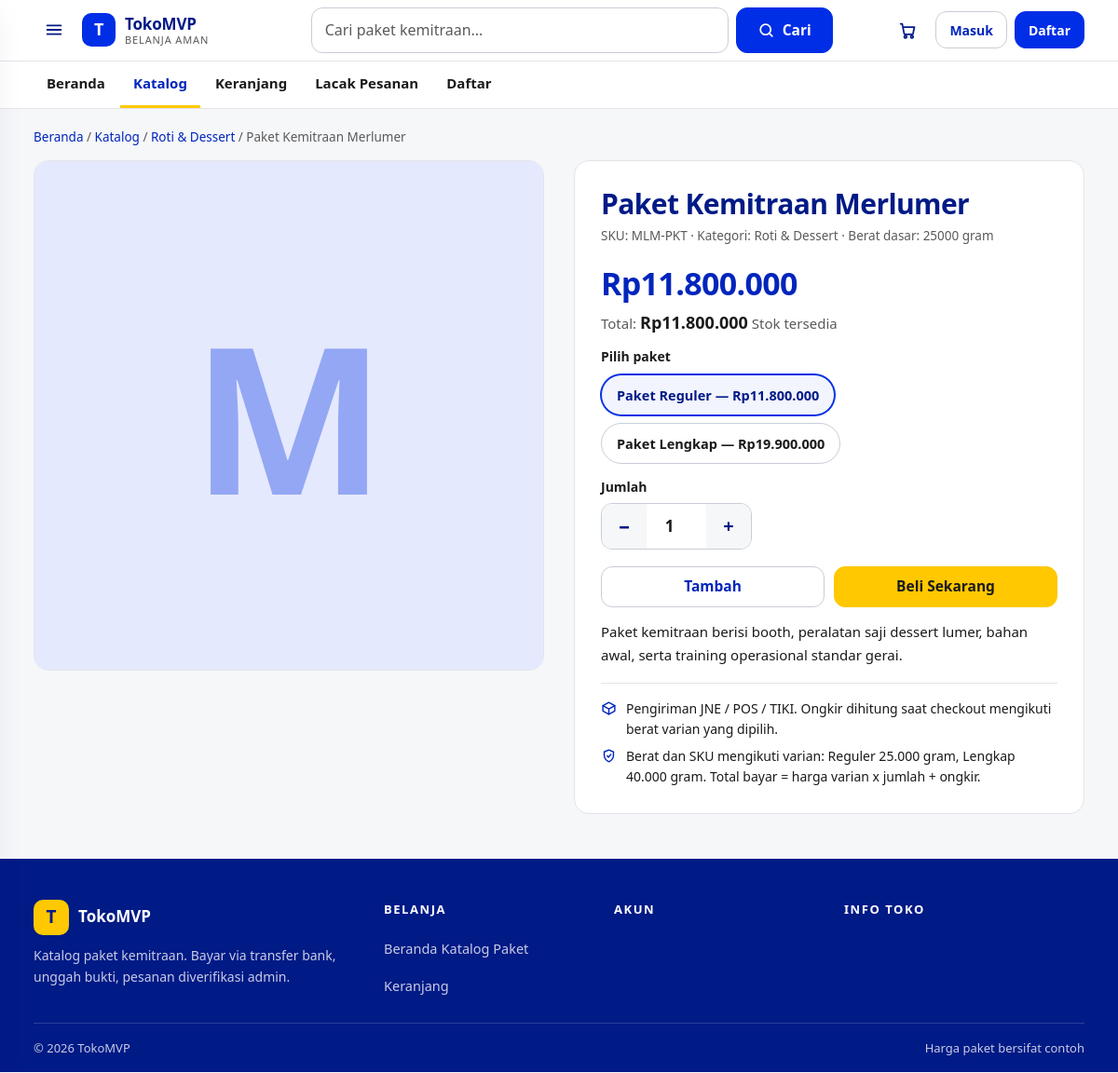
Page /products/paket-kemitraan-merlumer on the committed database.
### tables this page shows
CREATE TABLE products (
  id INT UNSIGNED AUTO_INCREMENT PRIMARY KEY,
  category_id INT UNSIGNED NULL,
  name VARCHAR(200) NOT NULL,
  slug VARCHAR(220) NOT NULL,
  sku VARCHAR(80) NOT NULL,
  description TEXT NULL,
  price INT UNSIGNED NOT NULL DEFAULT 0 COMMENT 'IDR, harga dasar',
  compare_price INT UNSIGNED NULL,
  weight_gram INT UNSIGNED NOT NULL DEFAULT 0,
  status ENUM('draft','published','archived') NOT NULL DEFAULT 'draft',
  created_at DATETIME NOT NULL DEFAULT CURRENT_TIMESTAMP,
  updated_at DATETIME NOT NULL DEFAULT CURRENT_TIMESTAMP ON UPDATE CURRENT_TIMESTAMP,
  UNIQUE KEY uq_products_slug (slug),
  UNIQUE KEY uq_products_sku (sku),
  KEY idx_products_status (status),
  KEY idx_products_cat (category_id),
  FULLTEXT KEY ft_products (name, description),
  CONSTRAINT fk_prod_cat FOREIGN KEY (category_id) REFERENCES categories(id) ON DELETE SET NULL
);

CREATE TABLE categories (
  id INT UNSIGNED AUTO_INCREMENT PRIMARY KEY,
  name VARCHAR(120) NOT NULL,
  slug VARCHAR(150) NOT NULL,
  parent_id INT UNSIGNED NULL,
  created_at DATETIME NOT NULL DEFAULT CURRENT_TIMESTAMP,
  UNIQUE KEY uq_cat_slug (slug),
  CONSTRAINT fk_cat_parent FOREIGN KEY (parent_id) REFERENCES categories(id) ON DELETE SET NULL
);

CREATE TABLE product_variants (
  id INT UNSIGNED AUTO_INCREMENT PRIMARY KEY,
  product_id INT UNSIGNED NOT NULL,
  name VARCHAR(120) NOT NULL,
  sku VARCHAR(80) NOT NULL,
  price INT UNSIGNED NOT NULL DEFAULT 0,
  stock INT NOT NULL DEFAULT 0,
  weight_gram INT UNSIGNED NOT NULL DEFAULT 0,
  low_stock_threshold INT NOT NULL DEFAULT 5,
  status ENUM('active','inactive') NOT NULL DEFAULT 'active',
  UNIQUE KEY uq_variant_sku (sku),
  KEY idx_variant_product (product_id),
  CONSTRAINT fk_var_product FOREIGN KEY (product_id) REFERENCES products(id) ON DELETE CASCADE
);

### app/Controllers/StoreController.php (called while the page is built, shortened)
<?php
class StoreController
{
    private array $config;
    public function __construct()
    {
        $this->config = require Database::configPath();
    }
    private function base(string $title, string $desc = ''): array
    {
        return [
            'title' => $title,
            'meta_desc' => $desc ?: 'Belanja produk berkualitas dengan pengiriman ke seluruh Indonesia.',
            'canonical' => $this->config['app']['site_url'] . ($_SERVER['REQUEST_URI'] ?? '/'),
            'user' => Auth::user(),
            'config' => $this->config,
            'flash_success' => \App\Core\Helpers::flash('success'),
            'flash_error' => \App\Core\Helpers::flash('error'),
        ];
    }
    public function product(array $p): void
    {
        $product = Product::findBySlug($p['slug'] ?? '');
        View::layout('store/product', $this->base($product['name'], mb_substr(strip_tags($product['description']), 0, 160)) + [
            'product' => $product,
        ]);
    }
}

### public/index.php (called while the page is built, shortened)
<?php
$appRoot = dirname(__DIR__) . '/app';
$configFile = $appRoot . '/Config/config.php';
if (!file_exists($configFile)) {
    $configFile = $appRoot . '/Config/config.example.php';
}
$config = require $configFile;
$debug = !empty($config['app']['debug']);
$logDir = dirname(__DIR__) . '/storage/logs';
$errorLog = $logDir . '/php-errors.log';
spl_autoload_register(function (string $class) use ($appRoot): void {
    $rel = str_replace('\\', '/', substr($class, 4)) . '.php';
    $file = $appRoot . '/' . $rel;
});
$router = new App\Core\Router();
$router->get('/', [StoreController::class, 'home']);
$router->get('/products', [StoreController::class, 'catalog']);
$router->get('/search', [StoreController::class, 'search']);
$router->get('/categories/{slug}', [StoreController::class, 'category']);
$router->get('/products/{slug}', [StoreController::class, 'product']);
$router->get('/sitemap.xml', [StoreController::class, 'sitemap']);
$router->get('/robots.txt', [StoreController::class, 'robots']);
$router->get('/cart', [CartController::class, 'show']);
$router->post('/cart/add', [CartController::class, 'add']);
$router->post('/cart/update', [CartController::class, 'update']);
$router->post('/cart/clear', [CartController::class, 'clear']);
$router->get('/login', [AuthController::class, 'showLogin']);
$router->post('/login', [AuthController::class, 'login']);
$router->get('/login/2fa', [AuthController::class, 'showTwoFa']);
$router->post('/login/2fa', [AuthController::class, 'verifyTwoFa']);
$router->get('/register', [AuthController::class, 'showRegister']);
$router->post('/register', [AuthController::class, 'register']);
$router->post('/logout', [AuthController::class, 'logout']);
$router->get('/forgot-password', [AuthController::class, 'showForgot']);
$router->post('/forgot-password', [AuthController::class, 'forgot']);
$router->get('/reset-password', [AuthController::class, 'showReset']);
$router->post('/reset-password', [AuthController::class, 'reset']);
$router->get('/checkout', [CheckoutController::class, 'show']);
$router->post('/checkout/address', [CheckoutController::class, 'saveAddress']);
$router->post('/checkout/place', [CheckoutController::class, 'place']);
$router->get('/api/destinations', [CheckoutController::class, 'destSearch']);
$router->get('/api/shipping-cost', [CheckoutController::class, 'shipCost']);
$router->post('/api/promo-check', [CheckoutController::class, 'promoCheck']);
$router->get('/orders/{code}/payment', [CheckoutController::class, 'paymentPage']);
$router->post('/orders/{code}/payment/proof', [CheckoutController::class, 'uploadProof']);
$router->get('/proof/{id}', [CheckoutController::class, 'serveProof']);
$router->get('/account/orders', [AccountController::class, 'orders']);
$router->get('/account/orders/{code}', [AccountController::class, 'orderDetail']);
$router->post('/account/orders/{code}/reorder', [AccountController::class, 'reorder']);
$router->post('/account/orders/{code}/cancel', [AccountController::class, 'cancel']);
$router->get('/account/orders/{code}/track', [AccountController::class, 'track']);
$router->get('/account/addresses', [AccountController::class, 'addresses']);
$router->get('/account/profile', [AccountController::class, 'profile']);
$router->post('/account/profile', [AccountController::class, 'updateProfile']);
$router->get('/account/2fa', [AccountController::class, 'twoFa']);
$router->post('/account/2fa/enable', [AccountController::class, 'enableTwoFa']);
$router->post('/account/2fa/disable', [AccountController::class, 'disableTwoFa']);
$router->get('/admin', [AdminController::class, 'dashboard']);
$router->get('/admin/products', [AdminController::class, 'products']);
$router->get('/admin/products/new', [AdminController::class, 'productForm']);
$router->get('/admin/products/{id}/edit', [AdminController::class, 'productForm']);
$router->post('/admin/products/save', [AdminController::class, 'productSave']);
$router->post('/admin/stock/adjust', [AdminController::class, 'adjustStock']);
$router->get('/admin/orders', [AdminController::class, 'orders']);
$router->get('/admin/orders/{code}', [AdminController::class, 'orderDetail']);
$router->post('/admin/orders/{code}/transition', [AdminController::class, 'transition']);
$router->get('/admin/payments', [AdminController::class, 'payments']);
$router->post('/admin/orders/{code}/verify', [AdminController::class, 'verifyPayment']);
$router->get('/admin/banks', [AdminController::class, 'banks']);
$router->post('/admin/banks/save', [AdminController::class, 'bankSave']);
$router->get('/admin/audit-logs', [AdminController::class, 'auditLogs']);
$router->get('/dev/health', [DevController::class, 'health']);
$router->get('/dev/logs', [DevController::class, 'logs']);
$router->get('/dev/jobs', [DevController::class, 'jobs']);
$router->post('/dev/jobs/{id}/retry', [DevController::class, 'retryJob']);
$router->get('/dev/audit-logs', [DevController::class, 'auditLogs']);
try {
    $router->dispatch($_SERVER['REQUEST_METHOD'] ?? 'GET', $_SERVER['REQUEST_URI'] ?? '/');
} catch (Throwable $e) {
    @file_put_contents(
        $errorLog,
        date('Y-m-d H:i:s') . ' [DISPATCH] ' . $e->getMessage() . ' @ ' . $e->getFile() . ':' . $e->getLine() . "\n",
        FILE_APPEND | LOCK_EX
    );
    if (!headers_sent()) {
        http_response_code(500);
    }
    if ($debug) {
        echo '<h1>Error</h1><pre>' . htmlspecialchars($e->getMessage()) . '</pre>';
    } else {
        echo View::render('errors/500', ['title' => 'Terjadi kesalahan']);
    }
}

### app/Core/Database.php (called while the page is built, shortened)
<?php
class Database
{
    private static ?PDO $pdo = null;
    public static function pdo(array $config = []): PDO
    {
        if (self::$pdo !== null) {
            return self::$pdo;
        }
        $cfg = $config ?: require self::configPath();
        $db = $cfg['db'];
        $dsn = sprintf(
            'mysql:host=%s;port=%d;dbname=%s;charset=%s',
            $db['host'],
            (int)($db['port'] ?? 3306),
            $db['name'],
            $db['charset'] ?? 'utf8mb4'
        );
        $pdo = new PDO($dsn, $db['user'], $db['pass'], [
            PDO::ATTR_ERRMODE => PDO::ERRMODE_EXCEPTION,
            PDO::ATTR_DEFAULT_FETCH_MODE => PDO::FETCH_ASSOC,
            PDO::ATTR_EMULATE_PREPARES => false,
        ]);
        self::$pdo = $pdo;
        return $pdo;
    }
    public static function configPath(): string
    {
        $p = dirname(__DIR__) . '/Config/config.php';
        if (!file_exists($p)) {
            $p = dirname(__DIR__) . '/Config/config.example.php';
        }
        return $p;
    }
}

### app/Models/Product.php (called while the page is built, shortened)
<?php
class Product
{
    public static function findBySlug(string $slug): ?array
    {
        $st = Database::pdo()->prepare(
            "SELECT p.*, c.name AS category_name, c.slug AS category_slug
             FROM products p LEFT JOIN categories c ON c.id = p.category_id
             WHERE p.slug = ? LIMIT 1"
        );
        $st->execute([$slug]);
        $row = $st->fetch();
        $row['variants'] = self::variants((int)$row['id']);
        return $row;
    }
    public static function variants(int $productId): array
    {
        $st = Database::pdo()->prepare('SELECT * FROM product_variants WHERE product_id = ? AND status = "active" ORDER BY id');
        $st->execute([$productId]);
        return $st->fetchAll();
    }
}

### app/Core/Helpers.php (called while the page is built, shortened)
<?php
class Helpers
{
    public static function rupiah(int|float $n): string
    {
        return 'Rp' . number_format((float)$n, 0, ',', '.');
    }
}

### app/Views/store/product.php (the view, shortened to what this page needs)
<?php
$variants = $product['variants'] ?? [];
$hasStock = !empty($variants);
$brand = preg_replace('/^paket kemitraan\s+/i', '', trim($product['name']));
$initial = mb_strtoupper(mb_substr($brand !== '' ? $brand : trim($product['name']), 0, 1));
$totalStock = 0;
foreach ($variants as $v) { $totalStock += (int)$v['stock']; }
$stockTxt = !$hasStock || $totalStock <= 0 ? 'Stok habis' : ($totalStock <= 5 ? 'Sisa ' . $totalStock : 'Stok tersedia');
?>
<div class="wrap page">
  <nav class="crumbs" aria-label="Breadcrumb">
    <a href="/">Beranda</a> / <a href="/products">Katalog</a> /
    <?php if (!empty($product['category_slug'])): ?><a href="/products?category=<?= View::e($product['category_slug']) ?>"><?= View::e($product['category_name']) ?></a> /<?php endif; ?>
    <span><?= View::e($product['name']) ?></span>
  </nav>
  <div class="pd">
    <div class="pd__gal">
      <div class="pd__media" role="img" aria-label="Gambar <?= View::e($product['name']) ?>">
        <span class="p-ph" aria-hidden="true"><span class="p-ph__mark"><?= View::e($initial) ?></span></span>
      </div>
    </div>
    <div class="pd__body">
      <h1 class="pd__title"><?= View::e($product['name']) ?></h1>
      <p class="pd__meta">SKU: <?= View::e($product['sku']) ?> &middot; Kategori: <?= View::e($product['category_name'] ?? '-') ?> &middot; Berat dasar: <?= (int)($product['weight_gram'] ?? 0) ?> gram</p>
      <p class="pd__price" id="pd-price" aria-live="polite"><?= Helpers::rupiah($product['price']) ?></p>
      <p class="pd__total">Total: <strong id="pd-total"><?= Helpers::rupiah($product['price']) ?></strong> <span class="muted" id="pd-stock"><?= View::e($stockTxt) ?></span></p>
      <form method="post" action="/cart/add" id="pd-form">
        <div class="field">
          <span class="lbl" id="variant-label">Pilih paket</span>
          <?php if ($hasStock): ?>
          <div class="variants" role="radiogroup" aria-labelledby="variant-label">
            <?php foreach ($variants as $i => $v): ?>
              <label class="variant">
                <span><?= View::e($v['name']) ?> — <?= Helpers::rupiah($v['price']) ?></span>
              </label>
            <?php endforeach; ?>
          </div>
          <?php else: ?>
            <p class="field__err">Stok habis untuk semua varian.</p>
          <?php endif; ?>
        </div>
        <div class="field">
          <label class="lbl" for="qty">Jumlah</label>
          <div class="stepper">
            <button type="button" id="qty-minus" aria-label="Kurangi jumlah">−</button>
            <input type="number" name="qty" id="qty" value="1" min="1" max="99" inputmode="numeric" <?= $hasStock ? '' : 'disabled' ?>>
            <button type="button" id="qty-plus" aria-label="Tambah jumlah">+</button>
          </div>
        </div>
        <div class="buybar">
          <button type="submit" class="btn btn--ghost" <?= $hasStock ? '' : 'disabled' ?>>Tambah</button>
          <button type="button" class="btn btn--buy" id="buy-now" <?= $hasStock ? '' : 'disabled' ?>>Beli Sekarang</button>
        </div>
      </form>
      <div class="pd__desc"><?= nl2br(View::e($product['description'])) ?></div>
      <div class="pd__ship">
        <div class="pd__ship-row">
          <svg width="17" height="17" viewBox="0 0 24 24" fill="none" stroke="currentColor" stroke-width="2" stroke-linecap="round" stroke-linejoin="round" aria-hidden="true"><path d="M3 8l9-5 9 5v8l-9 5-9-5z"/><path d="M3 8l9 5 9-5M12 13v8"/></svg>
          <span>Pengiriman JNE / POS / TIKI. Ongkir dihitung saat checkout mengikuti berat varian yang dipilih.</span>
        </div>
        <div class="pd__ship-row">
          <svg width="17" height="17" viewBox="0 0 24 24" fill="none" stroke="currentColor" stroke-width="2" stroke-linecap="round" stroke-linejoin="round" aria-hidden="true"><path d="M12 3 5 6v5c0 5 3.4 8.4 7 10 3.6-1.6 7-5 7-10V6z"/><path d="m9.5 12 2 2 3.5-4"/></svg>
          <span>Berat dan SKU mengikuti varian: Reguler 25.000 gram, Lengkap 40.000 gram. Total bayar = harga varian x jumlah + ongkir.</span>
        </div>
      </div>
    </div>
  </div>
</div>

### app/Core/Router.php (shortened to what this page needs)
<?php
class Router
{
    private array $routes = [];
    private function add(string $method, string $path, callable|array $handler): void
    {
        $this->routes[] = [$method, $this->compile($path), $handler];
    }
    private function compile(string $path): string
    {
        $regex = preg_replace('#\{([a-zA-Z_][a-zA-Z0-9_]*)\}#', '(?P<$1>[^/]+)', $path);
        return '#^' . $regex . '$#';
    }
    public function dispatch(string $method, string $uri): void
    {
        $path = parse_url($uri, PHP_URL_PATH) ?? '/';
        foreach ($this->routes as [$m, $regex, $handler]) {
            if (preg_match($regex, $path, $matches)) {
                $params = array_filter($matches, 'is_string', ARRAY_FILTER_USE_KEY);
                if (is_array($handler)) {
                    [$class, $fn] = $handler;
                    (new $class())->$fn($params);
                } else {
                    $handler($params);
                }
                return;
            }
        }
    }
}

### rows in the picture
products: category.name "Roti & Dessert", name "Paket Kemitraan Merlumer", name "M", sku "MLM-PKT", weight_gram "25000", description "Paket kemitraan berisi booth, peralatan saji dessert lumer, bahan awal, serta training operasional standar gerai."
product_variants: name "Paket Reguler", price "Rp11.800.000"
product_variants: name "Paket Lengkap", price "Rp19.900.000"

### other values in the picture
View::e(mb_substr($siteName, 0, 1)) "T"
View::e($siteName) "TokoMVP"
